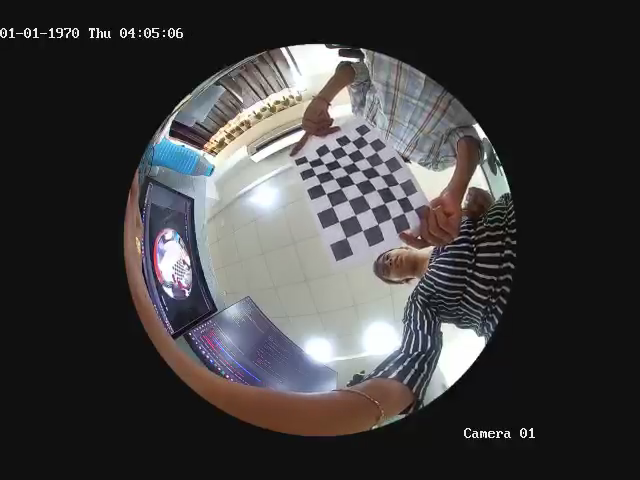
#> input picture calibration/calib_images/Fisheye_Camera 01_Fisheye_20340101040506_3277104.bmp, 640 x 480 px, given in place of 101, which was not available
$ python undistort_stream.py   (older library calls are emulated)
#> lines starting #> are read from the running program, lines starting #| are printed output that depends on the picture; after the words box and inside, x2 and y2 are one past the last pixel; in counts of white or black regions, pixels touching at a corner belong together; pictures that were not available may be replaced by others from this repository, and a replacement may not be noted
# [59 lines of commented-out code are left out]

import cv2
import numpy as np

# === Load calibration parameters ===
data = np.load("fisheye_calibration_result.npz")
#> (reads calibration/fisheye_calibration_result.npz from the repository)
K = data["K"]
D = data["D"].astype(np.float64).reshape(4, 1)

print("📌 Calibration parameters loaded.")
print("K =\n", K)
print("D =\n", D)

# === RTSP stream settings ===
rtsp_url = "rtsp://admin:hikvision101@192.168.169.244/Streaming/channels/101"
cap = cv2.VideoCapture(rtsp_url, cv2.CAP_FFMPEG)
if not cap.isOpened():
    print("❌ Cannot open RTSP stream.")
    exit()

# === Read one frame to get dimensions ===
ret, frame = cap.read()
#> frame is the input picture: shape (480, 640, 3); mean B, G, R 62.3, 61.6, 63.1
if not ret:
    print("❌ Failed to read initial frame.")
    cap.release()
    exit()

h, w = frame.shape[:2]
#> h = 480; w = 640
print(f"🎞️ RTSP resolution confirmed: {w} x {h}")
#| 🎞️ RTSP resolution confirmed: 640 x 480

# === Undistortion Maps ===
balance = 0.6  # 0 = max crop, 1 = max FOV
new_K = cv2.fisheye.estimateNewCameraMatrixForUndistortRectify(K, D, (w, h), np.eye(3), balance)
map1, map2 = cv2.fisheye.initUndistortRectifyMap(K, D, np.eye(3), new_K, (w, h), cv2.CV_16SC2)

# === Chessboard settings ===
chessboard_size = (6, 8)

print("🎥 Undistortion stream started. Press [q] or [ESC] to quit.")

# === Main loop ===
frame_count = 0
fail_count = 0
max_fails = 10
found_fisheye = 0
found_undistorted = 0
sample_saved = False

while True:
    ret, frame = cap.read()
    if not ret:
        fail_count += 1
        print(f"⚠️ Frame read failed ({fail_count}/{max_fails})")
        if fail_count >= max_fails:
            print("❌ Too many frame failures. Exiting.")
            break
        continue

    fail_count = 0
    frame_count += 1

    # === Undistort ===
    undistorted = cv2.remap(frame, map1, map2, interpolation=cv2.INTER_LINEAR)
#> undistorted: shape (480, 640, 3); every value is 16

    if np.mean(undistorted) < 10:
        print(f"⚫ Frame #{frame_count} skipped — undistorted too dark.")
        continue

    # === Convert to grayscale ===
    gray_fish = cv2.cvtColor(frame, cv2.COLOR_BGR2GRAY)
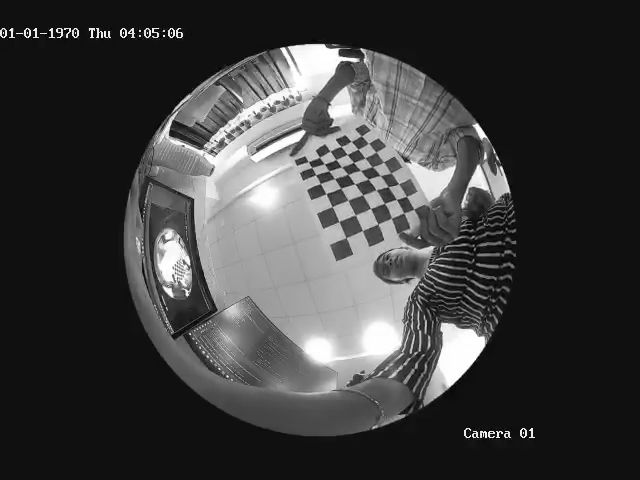
#> gray_fish: shape (480, 640); min 0, max 255, mean 62.1
    gray_undist = cv2.cvtColor(undistorted, cv2.COLOR_BGR2GRAY)
#> gray_undist: shape (480, 640); every value is 16

    # === Detect chessboards ===
    found_fish, corners_fish = cv2.findChessboardCorners(gray_fish, chessboard_size)
#> found_fish = True; corners_fish = 48 rows, first 8: [308.4, 161.5], [319.4, 157.1], [330.2, 151.1], [341.2, 146.6], [351.2, 141.3], [361.3, 135.9], [311.7, 167.4], [324.3, 163.8]
    found_undist, corners_undist = cv2.findChessboardCorners(gray_undist, chessboard_size)
#> found_undist = False; corners_undist = None

    # === Refine and draw ===
    if found_fish:
        found_fisheye += 1
        corners_fish = cv2.cornerSubPix(gray_fish, corners_fish, (3, 3), (-1, -1),
                                        (cv2.TERM_CRITERIA_EPS + cv2.TERM_CRITERIA_MAX_ITER, 30, 0.1))
#> corners_fish = 48 rows, first 8: [308.3, 161.6], [319.4, 157.2], [330.1, 151.1], [341.1, 146.5], [351.2, 141.4], [361.4, 135.9], [311.7, 167.5], [324.3, 163.8]
        cv2.drawChessboardCorners(frame, chessboard_size, corners_fish, found_fish)
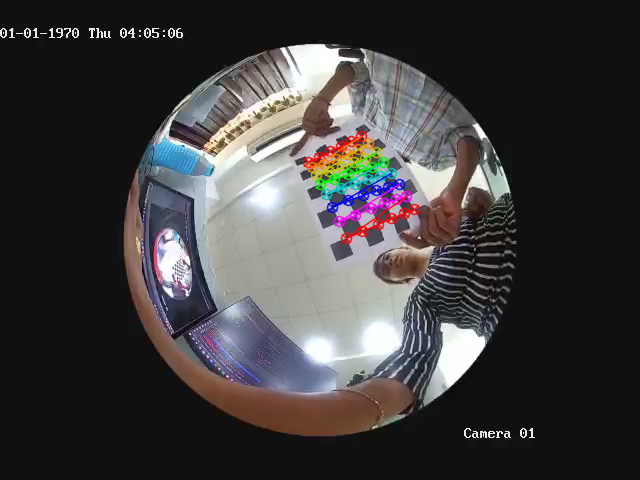
#> frame: shape (480, 640, 3); 1.88% of pixels changed, all inside (x1, y1, x2, y2) = (302, 130, 421, 245)

    if found_undist:
        found_undistorted += 1
        corners_undist = cv2.cornerSubPix(gray_undist, corners_undist, (3, 3), (-1, -1),
                                          (cv2.TERM_CRITERIA_EPS + cv2.TERM_CRITERIA_MAX_ITER, 30, 0.1))
        cv2.drawChessboardCorners(undistorted, chessboard_size, corners_undist, found_undist)

    # === Save one sample ===
    if found_fish and found_undist and not sample_saved:
        cv2.imwrite("sample_fisheye.jpg", frame)
        cv2.imwrite("sample_undistorted.jpg", undistorted)
        print("📸 Saved sample detection images.")
        sample_saved = True

    # === Display ===
    combined = np.hstack((undistorted, frame))
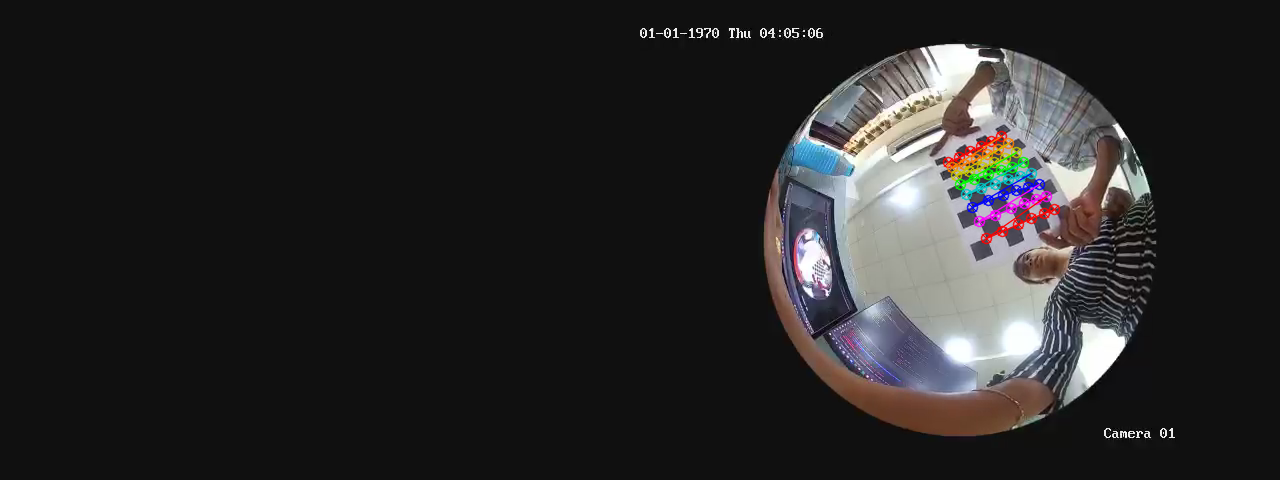
#> combined: shape (480, 1280, 3); mean B, G, R 38.9, 38.7, 39.7
    resized = cv2.resize(combined, (0, 0), fx=0.5, fy=0.5)
    cv2.imshow("🪞 Undistorted (Left) | Fisheye (Right)", resized)

    key = cv2.waitKey(1)
#> (key q is pressed here)
    if key == 27 or key == ord('q'):
        print("⏹️ Exit by user.")
        break

# === Cleanup ===
cap.release()
cv2.destroyAllWindows()

print("\n✅ Stream closed.")
print(f"📊 Total frames: {frame_count}")
print(f"✔️ Chessboards found in Fisheye: {found_fisheye}")
print(f"✔️ Chessboards found in Undistorted: {found_undistorted}")
